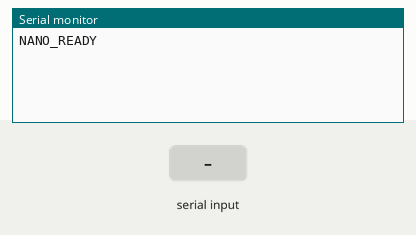
The sketch below on a simulated Arduino Nano, built with avr-gcc and run on an emulated ATmega328P. On the bench: the last lines printed to the serial monitor. The inputs (shaded band) are chosen by the test bench.

Above: at 1.2 s.
1.3 s: "MINED\n" received over Serial
At 2.5 s:
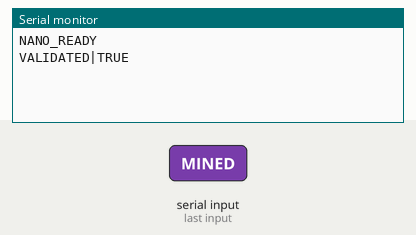
2.8 s: "1\n" received over Serial
At 3.5 s:
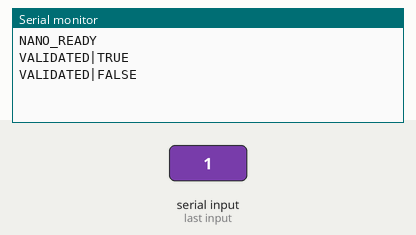

Measured:
- after the input at 1.3 s, the serial monitor: prints a new line at once (image 1)
- after the input at 2.8 s, the serial monitor: prints a new line at once (image 2)

The sketch:

nano.ino
```cpp
void setup() {
  Serial.begin(9600);
  Serial.println("NANO_READY");
}

void loop() {

  if (Serial.available()) {

    String msg = Serial.readStringUntil('\n');
    msg.trim();

    if (msg.startsWith("MINED")) {
      Serial.println("VALIDATED|TRUE");
    } else {
      Serial.println("VALIDATED|FALSE");
    }
  }
}
```
